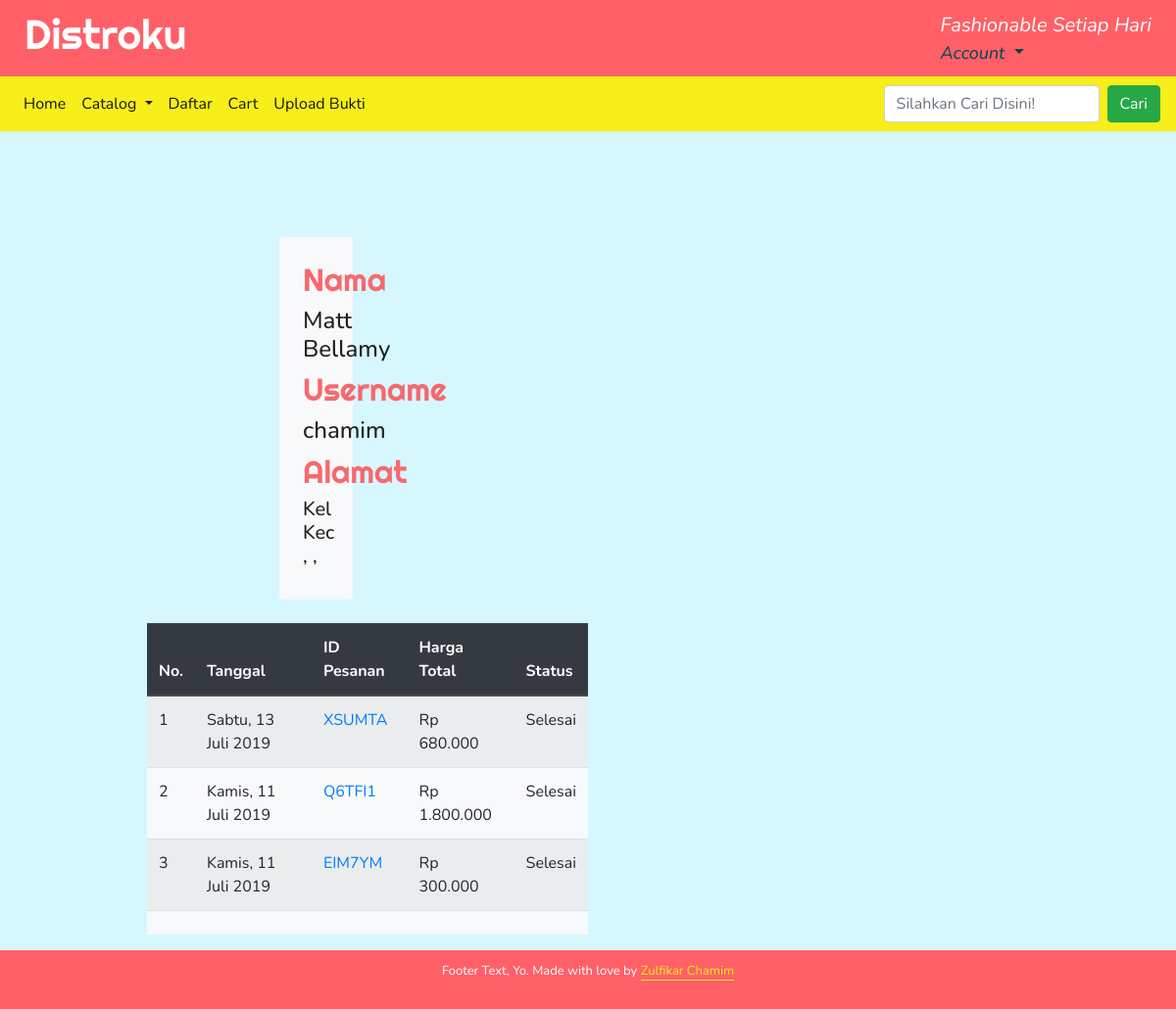
/akun/ (signed in), run on the app's committed database.
### orders/models.py (models this page shows, shortened)
class order(models.Model):
    user = models.ForeignKey(User, on_delete=models.CASCADE,null=True, blank=True)
    order_id = models.CharField(max_length=120, default='test', unique=True)
    Cart = models.ForeignKey(cart, on_delete=models.CASCADE)
    status = models.CharField(max_length=120, default='Mulai', choices=pilihanStatus)
    timestamp = models.DateTimeField(auto_now_add=True, auto_now=False)
    updated = models.DateTimeField(auto_now_add=False, auto_now=True)
    buktiPembayaran = models.FileField(upload_to = 'bukti_pembayaran/', blank=True, null=True)

### cart/models.py (models this page shows, shortened)
class cart(models.Model):
    total = models.DecimalField(max_digits=100, decimal_places=2, default=0.00)
    timestamp = models.DateTimeField(auto_now_add=True, auto_now=False)
    update = models.DateTimeField(auto_now_add=False, auto_now=True)
    active = models.BooleanField(default=True)

### orders/views.py (the view)
# urls.py: path('akun/', orders, name='akun'),
def orders(request):
    profile = User.objects.select_related('userprofileinfo').get(id=request.user.id)
    orderan = order.objects.filter(user__id = request.user.id).order_by('-timestamp')
    context = {
        'profile':profile,
        'orderan':orderan,
    }
    template = 'orders/user.html'
    return render(request, template, context)

### orders/templates/orders/user.html (shortened to what this page needs)
{% extends 'base.html' %}
{% load humanize %}
{% load thumbnail %}
{% block content %}
<div class="container-fluid w-75">
    <div class="row">
        <div class="col-md-6 pt-3">
            <div class="w-50 mx-auto mt-4">
        <div class="col-md-6">
            <div class="bg-light p-4 rounded mb-4">
                <h3>Nama</h3>
                <h4>{{profile.first_name}} {{profile.last_name}}</h4>
                <h3>Username</h3>
                <h4>{{profile.username}}</h4>
                <h3>Alamat</h3>
                <h5>{{profile.userprofileinfo.alamat}} Kel {{profile.userprofileinfo.Kelurahan}}
                    Kec {{profile.userprofileinfo.Kecamatan}}, {{profile.userprofileinfo.Kota}},
                    {{profile.userprofileinfo.Provinsi}}</h5>
            </div>
        </div>
    </div>
    <div class="row">
        <table class="table table-striped mx-auto mt-20 w-100 bg-light link-dark">
            <thead class="thead-dark">
                <th>No.</th>
                <th>Tanggal</th>
                <th>ID Pesanan</th>
                <th>Harga Total</th>
                <th>Status</th>
            </thead>
            <tfoot>
                <tr>
                    <td></td>
                    <td></td>
                    <td></td>
                    <td></td>
                    <td></td>
                </tr>
            </tfoot>
            {% for i in orderan %}
            <tr>
                <td>{{forloop.counter}}</td>
                <td>{{i.timestamp|date:"l, d F Y"}}</td>
                <td><a href="{% url 'orders:lihatOrder' i.order_id i.user.get_username %}">{{i.order_id}}</a></td>
                <td>Rp {{ i.Cart.total|floatformat|intcomma }}</td>
                {% if i.status == "Selesai"  %}
                <td>Selesai</td>
                {% else %}
                <td>Belum Selesai</td>
                {% endif %}
            </tr>
            {% endfor %}
        </table>
    </div>
</div>
{% endblock content %}

### static/css/styles.css (style rules this page uses)
body { background: #D7F7FE; font-family: "Nunito", sans-serif; color: #222; }
* { box-sizing: border-box; }
.site-title, h1, h2, h3 { font-family: "Righteous", sans-serif; font-size: 2.625em; color: #024654; }
h3 { font-size: 2em; color: #f7686e; }

### data on the page
order: timestamp "Sabtu, 13 Juli 2019", order_id "XSUMTA", Cart.total "680.000", status "Selesai"
order: timestamp "Kamis, 11 Juli 2019", order_id "Q6TFI1", Cart.total "1.800.000", status "Selesai"
order: timestamp "Kamis, 11 Juli 2019", order_id "EIM7YM", Cart.total "300.000", status "Selesai"

### other printed values
{{ profile.first_name }} "Matt"
{{ profile.last_name }} "Bellamy"
{{ profile.username }} "chamim"
